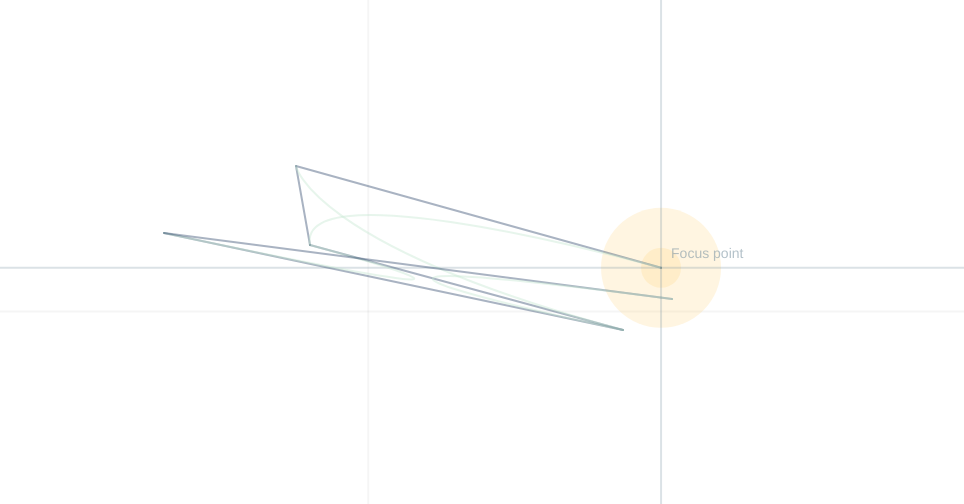
Frame 1 (no input)
Frame 60 (no input): identical to frame 1, image omitted
Frame 120 (the mouse pressed at the canvas centre since frame 60): identical to frame 1, image omitted

The p5.js sketch that drew this single still picture (run headless with seeded random() and noise() and a simulated clock; from frame 60 on, the mouse is pressed at the canvas centre):

// p5.js sketch
// ── sketch.js
/*
Ziel:
- [X] Zufällig erzeugte Kompositionen visualisieren 
- [X] Randomizer button
- [X] Goldener Schnitt
- Verwendung von 
  - vertikalen Achsen 
  - horizontale Achsen
  - diagonalen Achsen (je nach Kante)
- Kreise (Durchmesser variabel, berührt goldenen Schnitt)


Umsetzungsvarianten:
- Randomizer
- Schachbrett, dessen einzelnen Flächen durchklickbar variiert werden können
*/



let gMean;
let goldenX1;
let goldenX2;
let goldenY;
let randomPoints = [];
let wWidth, wHeight;

function setup() {
  wWidth = Math.round(random(400,windowWidth - 10));
  wHeight = Math.round(random(400, windowHeight - 100));
  createCanvas(wWidth, wHeight);
  gMean = (sqrt(5) + 1 )/2
  goldenX1 = wWidth/(gMean+1);
  goldenX2 = wWidth*gMean/(gMean+1);
  goldenY = wHeight*gMean/(gMean+1);
  let NumOfPoints = Math.round(random(2,7));
  for (let i = 0; i < NumOfPoints; i++){
    if(i==0){
      if(random(0,1)> 0.5){
        let randomX = randomGaussian(goldenX1, 70);
        let randomY = randomGaussian(goldenY, 70);
        randomPoints.push([randomX,randomY]);
      }
      else{
        let randomX = randomGaussian(goldenX2, 70);
        let randomY = randomGaussian(goldenY, 70);
        randomPoints.push([randomX,randomY]);
      }
    }
    else{
      let randomX = Math.round(random(120,wWidth - 120));
      let randomY = Math.round(random(120,wHeight - 120));
      randomPoints.push([randomX,randomY]);
    }
  }
}

function draw() {
  background(255);
  stroke(0,10);
  strokeWeight(2);
  line(goldenX1,0, goldenX1, wHeight);
  line(0, goldenY, wWidth, goldenY);
  stroke(0,200);
  noFill();
  randomPoints.forEach(function(value, index, arrayObj) {
    point(value[0],value[1]);
    if(index == 0){
      noStroke();
      fill(252,202,104, 50);
      ellipse(value[0], value[1], 40, 40);
      ellipse(value[0], value[1], 120, 120);
      stroke(125,149,164, 70);
      line(value[0], 0, value[0], wHeight);
      line(0, value[1], wWidth,value[1]);
      textSize(14);
      noStroke();
      fill(125,149,164, 150)
      text('Focus point', value[0] + 10, value[1]- 10);
      noFill()
    }
    else {
      let prevPoint = randomPoints[index - 1];
      stroke(36,63,101, 100);
      line(prevPoint[0], prevPoint[1],value[0], value[1]);
    }
    if(index >= 2){
      let prevPoint1 = randomPoints[index - 2];
      let prevPoint2 = randomPoints[index - 1];
      stroke(194,229,206,100);
      bezier(prevPoint1[0], prevPoint1[1],prevPoint1[0], prevPoint1[1], prevPoint2[0], prevPoint2[1],value[0], value[1])
    }
  })

  //Refresh button
  // put drawing code here
}




// ── style.css
body {
    font-family: 'Roboto', sans-serif;
    background-color: rgba(46,65,78, 1);
    color: rgba(255, 255, 255,1);
    text-align: center;
    
    
}

p {
    font-size: 11pt;
}

button {
    font-family: 'Amaranth', sans-serif;
    font-size: 10pt;
    position: fixed;
    padding: 10px;
    background-color: rgba(46,65,78, 1);
    color: rgba(255, 255, 255,1);
    bottom: 2%;
    right: 2%;
    border: solid 1px rgba(255, 255, 255,1);
    border-radius: 5px;
    line-height: 1.4rem;
    z-index: 3;
    transition: all 0.5s;
    opacity: 0.9;
}

button:focus {outline:0;}

button:hover {
    color: rgba(255, 255, 255,1);
    background-color: rgb(23, 24, 26);
    padding: 10px;
    border: none;
}

canvas {
    display: block;
    margin: auto;
    padding: 10px;
}

h1 {
    font-family: 'Amaranth', sans-serif;
    font-size: 32pt;
    text-align: center;
    color: rgba(255, 255, 255,1);

}
